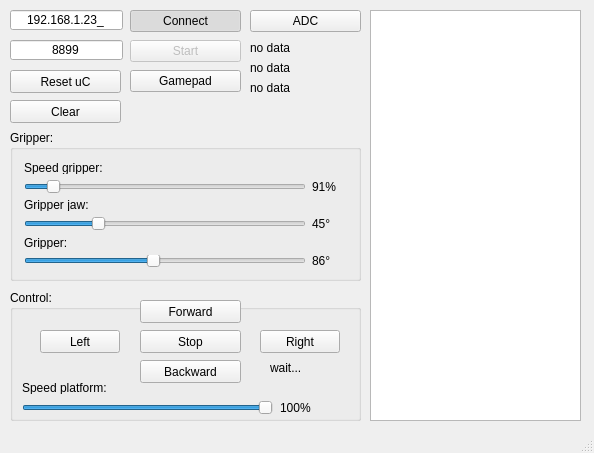
<?xml version="1.0" encoding="UTF-8"?>
<ui version="4.0">
 <class>MainWindow</class>
 <widget class="QMainWindow" name="MainWindow">
  <property name="geometry">
   <rect>
    <x>0</x>
    <y>0</y>
    <width>594</width>
    <height>453</height>
   </rect>
  </property>
  <property name="windowTitle">
   <string>Scarabeus</string>
  </property>
  <widget class="QWidget" name="centralWidget">
   <widget class="QToolButton" name="reset_uc_button">
    <property name="geometry">
     <rect>
      <x>10</x>
      <y>70</y>
      <width>111</width>
      <height>23</height>
     </rect>
    </property>
    <property name="text">
     <string>Reset uC</string>
    </property>
   </widget>
   <widget class="QTextBrowser" name="console_text">
    <property name="geometry">
     <rect>
      <x>370</x>
      <y>10</y>
      <width>211</width>
      <height>411</height>
     </rect>
    </property>
   </widget>
   <widget class="QToolButton" name="clear_button">
    <property name="geometry">
     <rect>
      <x>10</x>
      <y>100</y>
      <width>111</width>
      <height>23</height>
     </rect>
    </property>
    <property name="text">
     <string>Clear</string>
    </property>
   </widget>
   <widget class="QLineEdit" name="ip_address">
    <property name="geometry">
     <rect>
      <x>10</x>
      <y>10</y>
      <width>113</width>
      <height>20</height>
     </rect>
    </property>
    <property name="inputMask">
     <string>000.000.0.000;_</string>
    </property>
    <property name="text">
     <string>192.168.1.23</string>
    </property>
    <property name="alignment">
     <set>Qt::AlignCenter</set>
    </property>
   </widget>
   <widget class="QLineEdit" name="port_address">
    <property name="geometry">
     <rect>
      <x>10</x>
      <y>40</y>
      <width>113</width>
      <height>20</height>
     </rect>
    </property>
    <property name="inputMask">
     <string>0000;_</string>
    </property>
    <property name="text">
     <string>8899</string>
    </property>
    <property name="alignment">
     <set>Qt::AlignCenter</set>
    </property>
   </widget>
   <widget class="QGroupBox" name="gripper_box">
    <property name="geometry">
     <rect>
      <x>10</x>
      <y>130</y>
      <width>351</width>
      <height>151</height>
     </rect>
    </property>
    <property name="title">
     <string>Gripper:</string>
    </property>
    <layout class="QGridLayout" name="gridLayout">
     <item row="3" column="0">
      <widget class="QSlider" name="s1_slider">
       <property name="minimum">
        <number>30</number>
       </property>
       <property name="maximum">
        <number>150</number>
       </property>
       <property name="value">
        <number>60</number>
       </property>
       <property name="orientation">
        <enum>Qt::Horizontal</enum>
       </property>
      </widget>
     </item>
     <item row="5" column="0">
      <widget class="QSlider" name="s2_slider">
       <property name="minimum">
        <number>30</number>
       </property>
       <property name="maximum">
        <number>150</number>
       </property>
       <property name="value">
        <number>85</number>
       </property>
       <property name="orientation">
        <enum>Qt::Horizontal</enum>
       </property>
      </widget>
     </item>
     <item row="1" column="0">
      <widget class="QSlider" name="speed_gripper_slider">
       <property name="minimum">
        <number>1</number>
       </property>
       <property name="maximum">
        <number>50</number>
       </property>
       <property name="value">
        <number>5</number>
       </property>
       <property name="orientation">
        <enum>Qt::Horizontal</enum>
       </property>
      </widget>
     </item>
     <item row="5" column="1">
      <widget class="QLabel" name="s2_label">
       <property name="minimumSize">
        <size>
         <width>35</width>
         <height>0</height>
        </size>
       </property>
       <property name="text">
        <string>86°</string>
       </property>
      </widget>
     </item>
     <item row="0" column="0">
      <widget class="QLabel" name="label_2">
       <property name="text">
        <string>Speed gripper:</string>
       </property>
      </widget>
     </item>
     <item row="3" column="1">
      <widget class="QLabel" name="s1_label">
       <property name="minimumSize">
        <size>
         <width>35</width>
         <height>0</height>
        </size>
       </property>
       <property name="text">
        <string>45°</string>
       </property>
      </widget>
     </item>
     <item row="2" column="0">
      <widget class="QLabel" name="label_3">
       <property name="text">
        <string>Gripper jaw:</string>
       </property>
      </widget>
     </item>
     <item row="1" column="1">
      <widget class="QLabel" name="speed_gripper_label">
       <property name="minimumSize">
        <size>
         <width>35</width>
         <height>0</height>
        </size>
       </property>
       <property name="text">
        <string>91%</string>
       </property>
      </widget>
     </item>
     <item row="4" column="0">
      <widget class="QLabel" name="label_4">
       <property name="text">
        <string>Gripper:</string>
       </property>
      </widget>
     </item>
    </layout>
   </widget>
   <widget class="QGroupBox" name="control_box">
    <property name="geometry">
     <rect>
      <x>10</x>
      <y>290</y>
      <width>351</width>
      <height>131</height>
     </rect>
    </property>
    <property name="title">
     <string>Control:</string>
    </property>
    <widget class="QPushButton" name="right_button">
     <property name="geometry">
      <rect>
       <x>250</x>
       <y>40</y>
       <width>80</width>
       <height>23</height>
      </rect>
     </property>
     <property name="text">
      <string>Right</string>
     </property>
    </widget>
    <widget class="QLabel" name="tcp_status_label">
     <property name="geometry">
      <rect>
       <x>260</x>
       <y>70</y>
       <width>71</width>
       <height>16</height>
      </rect>
     </property>
     <property name="text">
      <string>wait...</string>
     </property>
    </widget>
    <widget class="QPushButton" name="backward_button">
     <property name="geometry">
      <rect>
       <x>130</x>
       <y>70</y>
       <width>101</width>
       <height>23</height>
      </rect>
     </property>
     <property name="text">
      <string>Backward</string>
     </property>
    </widget>
    <widget class="QPushButton" name="stop_button">
     <property name="geometry">
      <rect>
       <x>130</x>
       <y>40</y>
       <width>101</width>
       <height>23</height>
      </rect>
     </property>
     <property name="text">
      <string>Stop</string>
     </property>
    </widget>
    <widget class="QPushButton" name="forward_button">
     <property name="geometry">
      <rect>
       <x>130</x>
       <y>10</y>
       <width>101</width>
       <height>23</height>
      </rect>
     </property>
     <property name="text">
      <string>Forward</string>
     </property>
    </widget>
    <widget class="QPushButton" name="left_button">
     <property name="geometry">
      <rect>
       <x>30</x>
       <y>40</y>
       <width>80</width>
       <height>23</height>
      </rect>
     </property>
     <property name="text">
      <string>Left</string>
     </property>
    </widget>
    <widget class="QLabel" name="pwm_dc_label">
     <property name="geometry">
      <rect>
       <x>270</x>
       <y>110</y>
       <width>71</width>
       <height>16</height>
      </rect>
     </property>
     <property name="minimumSize">
      <size>
       <width>35</width>
       <height>0</height>
      </size>
     </property>
     <property name="text">
      <string>100%</string>
     </property>
    </widget>
    <widget class="QSlider" name="pwm_dc_slider">
     <property name="geometry">
      <rect>
       <x>12</x>
       <y>110</y>
       <width>251</width>
       <height>16</height>
      </rect>
     </property>
     <property name="minimum">
      <number>0</number>
     </property>
     <property name="maximum">
      <number>101</number>
     </property>
     <property name="value">
      <number>101</number>
     </property>
     <property name="orientation">
      <enum>Qt::Horizontal</enum>
     </property>
    </widget>
    <widget class="QLabel" name="label">
     <property name="geometry">
      <rect>
       <x>12</x>
       <y>91</y>
       <width>266</width>
       <height>13</height>
      </rect>
     </property>
     <property name="text">
      <string>Speed platform:</string>
     </property>
    </widget>
   </widget>
   <widget class="QLabel" name="tcrt_5000_left_label">
    <property name="geometry">
     <rect>
      <x>250</x>
      <y>40</y>
      <width>111</width>
      <height>16</height>
     </rect>
    </property>
    <property name="text">
     <string>&lt;html&gt;&lt;head/&gt;&lt;body&gt;&lt;p&gt;no data&lt;/p&gt;&lt;/body&gt;&lt;/html&gt;</string>
    </property>
   </widget>
   <widget class="QLabel" name="tcrt_5000_right_label">
    <property name="geometry">
     <rect>
      <x>250</x>
      <y>60</y>
      <width>111</width>
      <height>16</height>
     </rect>
    </property>
    <property name="text">
     <string>&lt;html&gt;&lt;head/&gt;&lt;body&gt;&lt;p&gt;no data&lt;/p&gt;&lt;/body&gt;&lt;/html&gt;</string>
    </property>
   </widget>
   <widget class="QLabel" name="us_015_label">
    <property name="geometry">
     <rect>
      <x>250</x>
      <y>80</y>
      <width>111</width>
      <height>16</height>
     </rect>
    </property>
    <property name="text">
     <string>&lt;html&gt;&lt;head/&gt;&lt;body&gt;&lt;p&gt;no data&lt;/p&gt;&lt;/body&gt;&lt;/html&gt;</string>
    </property>
   </widget>
   <widget class="QToolButton" name="start_button">
    <property name="enabled">
     <bool>false</bool>
    </property>
    <property name="geometry">
     <rect>
      <x>130</x>
      <y>40</y>
      <width>111</width>
      <height>22</height>
     </rect>
    </property>
    <property name="text">
     <string>Start</string>
    </property>
    <property name="checkable">
     <bool>true</bool>
    </property>
   </widget>
   <widget class="QToolButton" name="connect_button">
    <property name="geometry">
     <rect>
      <x>130</x>
      <y>10</y>
      <width>111</width>
      <height>22</height>
     </rect>
    </property>
    <property name="text">
     <string>Connect</string>
    </property>
    <property name="checkable">
     <bool>true</bool>
    </property>
    <property name="checked">
     <bool>true</bool>
    </property>
   </widget>
   <widget class="QToolButton" name="gamepad_button">
    <property name="geometry">
     <rect>
      <x>130</x>
      <y>70</y>
      <width>111</width>
      <height>22</height>
     </rect>
    </property>
    <property name="text">
     <string>Gamepad</string>
    </property>
    <property name="checkable">
     <bool>true</bool>
    </property>
   </widget>
   <widget class="QToolButton" name="adc_button">
    <property name="geometry">
     <rect>
      <x>250</x>
      <y>10</y>
      <width>111</width>
      <height>22</height>
     </rect>
    </property>
    <property name="text">
     <string>ADC</string>
    </property>
   </widget>
  </widget>
  <widget class="QMenuBar" name="menuBar">
   <property name="geometry">
    <rect>
     <x>0</x>
     <y>0</y>
     <width>594</width>
     <height>19</height>
    </rect>
   </property>
  </widget>
  <widget class="QStatusBar" name="statusBar"/>
 </widget>
 <layoutdefault spacing="6" margin="11"/>
 <resources/>
 <connections/>
</ui>
